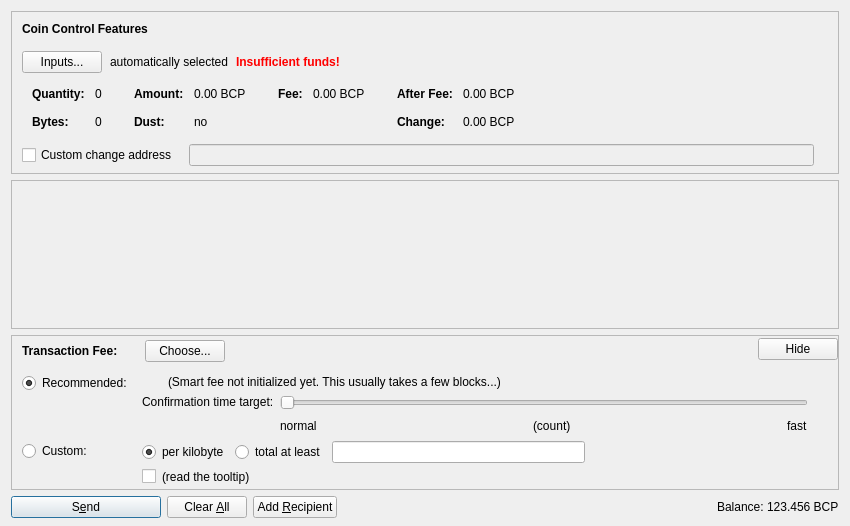
<?xml version="1.0" encoding="UTF-8"?>
<ui version="4.0">
 <class>SendCoinsDialog</class>
 <widget class="QDialog" name="SendCoinsDialog">
  <property name="geometry">
   <rect>
    <x>0</x>
    <y>0</y>
    <width>850</width>
    <height>526</height>
   </rect>
  </property>
  <property name="windowTitle">
   <string>Send Coins</string>
  </property>
  <layout class="QVBoxLayout" name="verticalLayout" stretch="0,1,0,0">
   <property name="bottomMargin">
    <number>8</number>
   </property>
   <item>
    <widget class="QFrame" name="frameCoinControl">
     <property name="sizePolicy">
      <sizepolicy hsizetype="Expanding" vsizetype="Expanding">
       <horstretch>0</horstretch>
       <verstretch>0</verstretch>
      </sizepolicy>
     </property>
     <property name="maximumSize">
      <size>
       <width>16777215</width>
       <height>16777215</height>
      </size>
     </property>
     <property name="frameShape">
      <enum>QFrame::StyledPanel</enum>
     </property>
     <property name="frameShadow">
      <enum>QFrame::Sunken</enum>
     </property>
     <layout class="QVBoxLayout" name="verticalLayoutCoinControl2">
      <property name="spacing">
       <number>0</number>
      </property>
      <property name="leftMargin">
       <number>0</number>
      </property>
      <property name="topMargin">
       <number>0</number>
      </property>
      <property name="rightMargin">
       <number>0</number>
      </property>
      <property name="bottomMargin">
       <number>6</number>
      </property>
      <item>
       <layout class="QVBoxLayout" name="verticalLayoutCoinControl" stretch="0,0,0,0,1">
        <property name="spacing">
         <number>0</number>
        </property>
        <property name="leftMargin">
         <number>10</number>
        </property>
        <property name="topMargin">
         <number>10</number>
        </property>
        <item>
         <layout class="QHBoxLayout" name="horizontalLayoutCoinControl1">
          <property name="bottomMargin">
           <number>15</number>
          </property>
          <item>
           <widget class="QLabel" name="labelCoinControlFeatures">
            <property name="sizePolicy">
             <sizepolicy hsizetype="Preferred" vsizetype="Maximum">
              <horstretch>0</horstretch>
              <verstretch>0</verstretch>
             </sizepolicy>
            </property>
            <property name="font">
             <font>
              <weight>75</weight>
              <bold>true</bold>
             </font>
            </property>
            <property name="styleSheet">
             <string notr="true">font-weight:bold;</string>
            </property>
            <property name="text">
             <string>Coin Control Features</string>
            </property>
           </widget>
          </item>
         </layout>
        </item>
        <item>
         <layout class="QHBoxLayout" name="horizontalLayoutCoinControl2" stretch="0,0,0,0">
          <property name="spacing">
           <number>8</number>
          </property>
          <property name="bottomMargin">
           <number>10</number>
          </property>
          <item>
           <widget class="QPushButton" name="pushButtonCoinControl">
            <property name="styleSheet">
             <string notr="true"/>
            </property>
            <property name="text">
             <string>Inputs...</string>
            </property>
            <property name="autoDefault">
             <bool>false</bool>
            </property>
           </widget>
          </item>
          <item>
           <widget class="QLabel" name="labelCoinControlAutomaticallySelected">
            <property name="text">
             <string>automatically selected</string>
            </property>
            <property name="margin">
             <number>5</number>
            </property>
           </widget>
          </item>
          <item>
           <widget class="QLabel" name="labelCoinControlInsuffFunds">
            <property name="font">
             <font>
              <weight>75</weight>
              <bold>true</bold>
             </font>
            </property>
            <property name="styleSheet">
             <string notr="true">color:red;font-weight:bold;</string>
            </property>
            <property name="text">
             <string>Insufficient funds!</string>
            </property>
            <property name="margin">
             <number>5</number>
            </property>
           </widget>
          </item>
          <item>
           <spacer name="horizontalSpacerCoinControl">
            <property name="orientation">
             <enum>Qt::Horizontal</enum>
            </property>
            <property name="sizeHint" stdset="0">
             <size>
              <width>40</width>
              <height>1</height>
             </size>
            </property>
           </spacer>
          </item>
         </layout>
        </item>
        <item>
         <widget class="QWidget" name="widgetCoinControl" native="true">
          <property name="sizePolicy">
           <sizepolicy hsizetype="Preferred" vsizetype="Preferred">
            <horstretch>0</horstretch>
            <verstretch>0</verstretch>
           </sizepolicy>
          </property>
          <property name="minimumSize">
           <size>
            <width>0</width>
            <height>0</height>
           </size>
          </property>
          <property name="styleSheet">
           <string notr="true"/>
          </property>
          <layout class="QHBoxLayout" name="horizontalLayoutCoinControl5">
           <property name="leftMargin">
            <number>0</number>
           </property>
           <property name="topMargin">
            <number>0</number>
           </property>
           <property name="rightMargin">
            <number>0</number>
           </property>
           <property name="bottomMargin">
            <number>0</number>
           </property>
           <item>
            <layout class="QHBoxLayout" name="horizontalLayoutCoinControl3" stretch="0,0,0,1">
             <property name="spacing">
              <number>20</number>
             </property>
             <property name="topMargin">
              <number>0</number>
             </property>
             <property name="bottomMargin">
              <number>10</number>
             </property>
             <item>
              <layout class="QFormLayout" name="formLayoutCoinControl1">
               <property name="horizontalSpacing">
                <number>10</number>
               </property>
               <property name="verticalSpacing">
                <number>14</number>
               </property>
               <property name="leftMargin">
                <number>10</number>
               </property>
               <property name="topMargin">
                <number>4</number>
               </property>
               <property name="rightMargin">
                <number>6</number>
               </property>
               <item row="0" column="0">
                <widget class="QLabel" name="labelCoinControlQuantityText">
                 <property name="font">
                  <font>
                   <weight>75</weight>
                   <bold>true</bold>
                  </font>
                 </property>
                 <property name="text">
                  <string>Quantity:</string>
                 </property>
                 <property name="margin">
                  <number>0</number>
                 </property>
                </widget>
               </item>
               <item row="0" column="1">
                <widget class="QLabel" name="labelCoinControlQuantity">
                 <property name="cursor">
                  <cursorShape>IBeamCursor</cursorShape>
                 </property>
                 <property name="contextMenuPolicy">
                  <enum>Qt::ActionsContextMenu</enum>
                 </property>
                 <property name="text">
                  <string notr="true">0</string>
                 </property>
                 <property name="margin">
                  <number>0</number>
                 </property>
                 <property name="textInteractionFlags">
                  <set>Qt::LinksAccessibleByMouse|Qt::TextSelectableByKeyboard|Qt::TextSelectableByMouse</set>
                 </property>
                </widget>
               </item>
               <item row="1" column="0">
                <widget class="QLabel" name="labelCoinControlBytesText">
                 <property name="font">
                  <font>
                   <weight>75</weight>
                   <bold>true</bold>
                  </font>
                 </property>
                 <property name="text">
                  <string>Bytes:</string>
                 </property>
                </widget>
               </item>
               <item row="1" column="1">
                <widget class="QLabel" name="labelCoinControlBytes">
                 <property name="cursor">
                  <cursorShape>IBeamCursor</cursorShape>
                 </property>
                 <property name="contextMenuPolicy">
                  <enum>Qt::ActionsContextMenu</enum>
                 </property>
                 <property name="text">
                  <string notr="true">0</string>
                 </property>
                 <property name="textInteractionFlags">
                  <set>Qt::LinksAccessibleByMouse|Qt::TextSelectableByKeyboard|Qt::TextSelectableByMouse</set>
                 </property>
                </widget>
               </item>
              </layout>
             </item>
             <item>
              <layout class="QFormLayout" name="formLayoutCoinControl2">
               <property name="horizontalSpacing">
                <number>10</number>
               </property>
               <property name="verticalSpacing">
                <number>14</number>
               </property>
               <property name="leftMargin">
                <number>6</number>
               </property>
               <property name="topMargin">
                <number>4</number>
               </property>
               <property name="rightMargin">
                <number>6</number>
               </property>
               <item row="0" column="0">
                <widget class="QLabel" name="labelCoinControlAmountText">
                 <property name="font">
                  <font>
                   <weight>75</weight>
                   <bold>true</bold>
                  </font>
                 </property>
                 <property name="text">
                  <string>Amount:</string>
                 </property>
                 <property name="margin">
                  <number>0</number>
                 </property>
                </widget>
               </item>
               <item row="0" column="1">
                <widget class="QLabel" name="labelCoinControlAmount">
                 <property name="cursor">
                  <cursorShape>IBeamCursor</cursorShape>
                 </property>
                 <property name="contextMenuPolicy">
                  <enum>Qt::ActionsContextMenu</enum>
                 </property>
                 <property name="text">
                  <string notr="true">0.00 BCP</string>
                 </property>
                 <property name="textInteractionFlags">
                  <set>Qt::LinksAccessibleByMouse|Qt::TextSelectableByKeyboard|Qt::TextSelectableByMouse</set>
                 </property>
                </widget>
               </item>
               <item row="1" column="0">
                <widget class="QLabel" name="labelCoinControlLowOutputText">
                 <property name="font">
                  <font>
                   <weight>75</weight>
                   <bold>true</bold>
                  </font>
                 </property>
                 <property name="text">
                  <string>Dust:</string>
                 </property>
                </widget>
               </item>
               <item row="1" column="1">
                <widget class="QLabel" name="labelCoinControlLowOutput">
                 <property name="cursor">
                  <cursorShape>IBeamCursor</cursorShape>
                 </property>
                 <property name="contextMenuPolicy">
                  <enum>Qt::ActionsContextMenu</enum>
                 </property>
                 <property name="text">
                  <string notr="true">no</string>
                 </property>
                 <property name="textInteractionFlags">
                  <set>Qt::LinksAccessibleByMouse|Qt::TextSelectableByKeyboard|Qt::TextSelectableByMouse</set>
                 </property>
                </widget>
               </item>
              </layout>
             </item>
             <item>
              <layout class="QFormLayout" name="formLayoutCoinControl3">
               <property name="horizontalSpacing">
                <number>10</number>
               </property>
               <property name="verticalSpacing">
                <number>14</number>
               </property>
               <property name="leftMargin">
                <number>6</number>
               </property>
               <property name="topMargin">
                <number>4</number>
               </property>
               <property name="rightMargin">
                <number>6</number>
               </property>
               <item row="0" column="0">
                <widget class="QLabel" name="labelCoinControlFeeText">
                 <property name="font">
                  <font>
                   <weight>75</weight>
                   <bold>true</bold>
                  </font>
                 </property>
                 <property name="text">
                  <string>Fee:</string>
                 </property>
                 <property name="margin">
                  <number>0</number>
                 </property>
                </widget>
               </item>
               <item row="0" column="1">
                <widget class="QLabel" name="labelCoinControlFee">
                 <property name="cursor">
                  <cursorShape>IBeamCursor</cursorShape>
                 </property>
                 <property name="contextMenuPolicy">
                  <enum>Qt::ActionsContextMenu</enum>
                 </property>
                 <property name="text">
                  <string notr="true">0.00 BCP</string>
                 </property>
                 <property name="textInteractionFlags">
                  <set>Qt::LinksAccessibleByMouse|Qt::TextSelectableByKeyboard|Qt::TextSelectableByMouse</set>
                 </property>
                </widget>
               </item>
              </layout>
             </item>
             <item>
              <layout class="QFormLayout" name="formLayoutCoinControl4">
               <property name="horizontalSpacing">
                <number>10</number>
               </property>
               <property name="verticalSpacing">
                <number>14</number>
               </property>
               <property name="leftMargin">
                <number>6</number>
               </property>
               <property name="topMargin">
                <number>4</number>
               </property>
               <property name="rightMargin">
                <number>6</number>
               </property>
               <item row="0" column="0">
                <widget class="QLabel" name="labelCoinControlAfterFeeText">
                 <property name="font">
                  <font>
                   <weight>75</weight>
                   <bold>true</bold>
                  </font>
                 </property>
                 <property name="text">
                  <string>After Fee:</string>
                 </property>
                 <property name="margin">
                  <number>0</number>
                 </property>
                </widget>
               </item>
               <item row="0" column="1">
                <widget class="QLabel" name="labelCoinControlAfterFee">
                 <property name="cursor">
                  <cursorShape>IBeamCursor</cursorShape>
                 </property>
                 <property name="contextMenuPolicy">
                  <enum>Qt::ActionsContextMenu</enum>
                 </property>
                 <property name="text">
                  <string notr="true">0.00 BCP</string>
                 </property>
                 <property name="textInteractionFlags">
                  <set>Qt::LinksAccessibleByMouse|Qt::TextSelectableByKeyboard|Qt::TextSelectableByMouse</set>
                 </property>
                </widget>
               </item>
               <item row="1" column="0">
                <widget class="QLabel" name="labelCoinControlChangeText">
                 <property name="font">
                  <font>
                   <weight>75</weight>
                   <bold>true</bold>
                  </font>
                 </property>
                 <property name="text">
                  <string>Change:</string>
                 </property>
                </widget>
               </item>
               <item row="1" column="1">
                <widget class="QLabel" name="labelCoinControlChange">
                 <property name="cursor">
                  <cursorShape>IBeamCursor</cursorShape>
                 </property>
                 <property name="contextMenuPolicy">
                  <enum>Qt::ActionsContextMenu</enum>
                 </property>
                 <property name="text">
                  <string notr="true">0.00 BCP</string>
                 </property>
                 <property name="textInteractionFlags">
                  <set>Qt::LinksAccessibleByMouse|Qt::TextSelectableByKeyboard|Qt::TextSelectableByMouse</set>
                 </property>
                </widget>
               </item>
              </layout>
             </item>
            </layout>
           </item>
          </layout>
         </widget>
        </item>
        <item>
         <layout class="QHBoxLayout" name="horizontalLayoutCoinControl4" stretch="0,0,0">
          <property name="spacing">
           <number>12</number>
          </property>
          <property name="sizeConstraint">
           <enum>QLayout::SetDefaultConstraint</enum>
          </property>
          <property name="topMargin">
           <number>5</number>
          </property>
          <property name="rightMargin">
           <number>5</number>
          </property>
          <item>
           <widget class="QCheckBox" name="checkBoxCoinControlChange">
            <property name="toolTip">
             <string>If this is activated, but the change address is empty or invalid, change will be sent to a newly generated address.</string>
            </property>
            <property name="text">
             <string>Custom change address</string>
            </property>
           </widget>
          </item>
          <item>
           <widget class="QValidatedLineEdit" name="lineEditCoinControlChange">
            <property name="enabled">
             <bool>false</bool>
            </property>
            <property name="sizePolicy">
             <sizepolicy hsizetype="Expanding" vsizetype="Fixed">
              <horstretch>0</horstretch>
              <verstretch>0</verstretch>
             </sizepolicy>
            </property>
           </widget>
          </item>
          <item>
           <widget class="QLabel" name="labelCoinControlChangeLabel">
            <property name="sizePolicy">
             <sizepolicy hsizetype="Preferred" vsizetype="Expanding">
              <horstretch>0</horstretch>
              <verstretch>0</verstretch>
             </sizepolicy>
            </property>
            <property name="minimumSize">
             <size>
              <width>0</width>
              <height>0</height>
             </size>
            </property>
            <property name="text">
             <string/>
            </property>
            <property name="margin">
             <number>3</number>
            </property>
           </widget>
          </item>
         </layout>
        </item>
        <item>
         <spacer name="verticalSpacerCoinControl">
          <property name="orientation">
           <enum>Qt::Vertical</enum>
          </property>
          <property name="sizeHint" stdset="0">
           <size>
            <width>800</width>
            <height>1</height>
           </size>
          </property>
         </spacer>
        </item>
       </layout>
      </item>
     </layout>
    </widget>
   </item>
   <item>
    <widget class="QScrollArea" name="scrollArea">
     <property name="widgetResizable">
      <bool>true</bool>
     </property>
     <widget class="QWidget" name="scrollAreaWidgetContents">
      <property name="geometry">
       <rect>
        <x>0</x>
        <y>0</y>
        <width>830</width>
        <height>104</height>
       </rect>
      </property>
      <layout class="QVBoxLayout" name="verticalLayout_2" stretch="0,1">
       <property name="leftMargin">
        <number>0</number>
       </property>
       <property name="topMargin">
        <number>0</number>
       </property>
       <property name="rightMargin">
        <number>0</number>
       </property>
       <property name="bottomMargin">
        <number>0</number>
       </property>
       <item>
        <layout class="QVBoxLayout" name="entries">
         <property name="spacing">
          <number>6</number>
         </property>
        </layout>
       </item>
       <item>
        <spacer name="verticalSpacer">
         <property name="orientation">
          <enum>Qt::Vertical</enum>
         </property>
         <property name="sizeHint" stdset="0">
          <size>
           <width>20</width>
           <height>40</height>
          </size>
         </property>
        </spacer>
       </item>
      </layout>
     </widget>
    </widget>
   </item>
   <item>
    <widget class="QFrame" name="frameFee">
     <property name="sizePolicy">
      <sizepolicy hsizetype="Expanding" vsizetype="Expanding">
       <horstretch>0</horstretch>
       <verstretch>0</verstretch>
      </sizepolicy>
     </property>
     <property name="maximumSize">
      <size>
       <width>16777215</width>
       <height>16777215</height>
      </size>
     </property>
     <property name="frameShape">
      <enum>QFrame::StyledPanel</enum>
     </property>
     <property name="frameShadow">
      <enum>QFrame::Sunken</enum>
     </property>
     <layout class="QVBoxLayout" name="verticalLayoutFee1">
      <property name="spacing">
       <number>0</number>
      </property>
      <property name="leftMargin">
       <number>0</number>
      </property>
      <property name="topMargin">
       <number>0</number>
      </property>
      <property name="rightMargin">
       <number>0</number>
      </property>
      <property name="bottomMargin">
       <number>0</number>
      </property>
      <item>
       <layout class="QVBoxLayout" name="verticalLayoutFee2" stretch="0,0,0">
        <property name="spacing">
         <number>0</number>
        </property>
        <property name="leftMargin">
         <number>10</number>
        </property>
        <property name="topMargin">
         <number>0</number>
        </property>
        <item>
         <layout class="QHBoxLayout" name="horizontalLayoutFee1">
          <property name="bottomMargin">
           <number>0</number>
          </property>
          <item>
           <layout class="QVBoxLayout" name="verticalLayoutFee7">
            <property name="spacing">
             <number>0</number>
            </property>
            <item>
             <spacer name="verticalSpacerSmartFee">
              <property name="orientation">
               <enum>Qt::Vertical</enum>
              </property>
              <property name="sizeType">
               <enum>QSizePolicy::Fixed</enum>
              </property>
              <property name="sizeHint" stdset="0">
               <size>
                <width>1</width>
                <height>4</height>
               </size>
              </property>
             </spacer>
            </item>
            <item>
             <layout class="QHBoxLayout" name="horizontalLayoutSmartFee">
              <property name="spacing">
               <number>10</number>
              </property>
              <item>
               <widget class="QLabel" name="labelFeeHeadline">
                <property name="sizePolicy">
                 <sizepolicy hsizetype="Preferred" vsizetype="Maximum">
                  <horstretch>0</horstretch>
                  <verstretch>0</verstretch>
                 </sizepolicy>
                </property>
                <property name="font">
                 <font>
                  <weight>75</weight>
                  <bold>true</bold>
                 </font>
                </property>
                <property name="styleSheet">
                 <string notr="true">font-weight:bold;</string>
                </property>
                <property name="text">
                 <string>Transaction Fee:</string>
                </property>
               </widget>
              </item>
              <item>
               <widget class="QLabel" name="labelFeeMinimized">
                <property name="text">
                 <string/>
                </property>
               </widget>
              </item>
              <item>
               <widget class="QPushButton" name="buttonChooseFee">
                <property name="text">
                 <string>Choose...</string>
                </property>
               </widget>
              </item>
             </layout>
            </item>
            <item>
             <spacer name="verticalSpacer_5">
              <property name="orientation">
               <enum>Qt::Vertical</enum>
              </property>
              <property name="sizeHint" stdset="0">
               <size>
                <width>1</width>
                <height>1</height>
               </size>
              </property>
             </spacer>
            </item>
           </layout>
          </item>
          <item>
           <spacer name="horizontalSpacer_4">
            <property name="orientation">
             <enum>Qt::Horizontal</enum>
            </property>
            <property name="sizeHint" stdset="0">
             <size>
              <width>40</width>
              <height>20</height>
             </size>
            </property>
           </spacer>
          </item>
          <item>
           <widget class="QPushButton" name="buttonMinimizeFee">
            <property name="toolTip">
             <string>collapse fee-settings</string>
            </property>
            <property name="text">
             <string>Hide</string>
            </property>
           </widget>
          </item>
         </layout>
        </item>
        <item>
         <widget class="QFrame" name="frameFeeSelection">
          <layout class="QVBoxLayout" name="verticalLayoutFee12">
           <property name="spacing">
            <number>0</number>
           </property>
           <property name="leftMargin">
            <number>0</number>
           </property>
           <property name="topMargin">
            <number>0</number>
           </property>
           <property name="rightMargin">
            <number>0</number>
           </property>
           <property name="bottomMargin">
            <number>0</number>
           </property>
           <item>
            <layout class="QGridLayout" name="gridLayoutFee">
             <property name="topMargin">
              <number>10</number>
             </property>
             <property name="bottomMargin">
              <number>4</number>
             </property>
             <property name="horizontalSpacing">
              <number>10</number>
             </property>
             <property name="verticalSpacing">
              <number>4</number>
             </property>
             <item row="1" column="1">
              <layout class="QVBoxLayout" name="verticalLayoutFee8">
               <property name="spacing">
                <number>6</number>
               </property>
               <item>
                <layout class="QHBoxLayout" name="horizontalLayoutFee13">
                 <item>
                  <widget class="QRadioButton" name="radioCustomPerKilobyte">
                   <property name="toolTip">
                    <string>If the custom fee is set to 1000 satoshis and the transaction is only 250 bytes, then &quot;per kilobyte&quot; only pays 250 satoshis in fee, while &quot;total at least&quot; pays 1000 satoshis. For transactions bigger than a kilobyte both pay by kilobyte.</string>
                   </property>
                   <property name="text">
                    <string>per kilobyte</string>
                   </property>
                   <property name="checked">
                    <bool>true</bool>
                   </property>
                   <attribute name="buttonGroup">
                    <string notr="true">groupCustomFee</string>
                   </attribute>
                  </widget>
                 </item>
                 <item>
                  <widget class="QRadioButton" name="radioCustomAtLeast">
                   <property name="toolTip">
                    <string>If the custom fee is set to 1000 satoshis and the transaction is only 250 bytes, then &quot;per kilobyte&quot; only pays 250 satoshis in fee, while &quot;total at least&quot; pays 1000 satoshis. For transactions bigger than a kilobyte both pay by kilobyte.</string>
                   </property>
                   <property name="text">
                    <string>total at least</string>
                   </property>
                   <attribute name="buttonGroup">
                    <string notr="true">groupCustomFee</string>
                   </attribute>
                  </widget>
                 </item>
                 <item>
                  <widget class="BitcoinAmountField" name="customFee"/>
                 </item>
                 <item>
                  <spacer name="horizontalSpacer_6">
                   <property name="orientation">
                    <enum>Qt::Horizontal</enum>
                   </property>
                   <property name="sizeHint" stdset="0">
                    <size>
                     <width>1</width>
                     <height>1</height>
                    </size>
                   </property>
                  </spacer>
                 </item>
                </layout>
               </item>
               <item>
                <layout class="QHBoxLayout" name="horizontalLayoutFee8">
                 <item>
                  <widget class="QCheckBox" name="checkBoxMinimumFee">
                   <property name="toolTip">
                    <string>Paying only the minimum fee is just fine as long as there is less transaction volume than space in the blocks. But be aware that this can end up in a never confirming transaction once there is more demand for bitcoin transactions than the network can process.</string>
                   </property>
                   <property name="text">
                    <string/>
                   </property>
                  </widget>
                 </item>
                 <item>
                  <widget class="QLabel" name="labelMinFeeWarning">
                   <property name="enabled">
                    <bool>true</bool>
                   </property>
                   <property name="toolTip">
                    <string>Paying only the minimum fee is just fine as long as there is less transaction volume than space in the blocks. But be aware that this can end up in a never confirming transaction once there is more demand for bitcoin transactions than the network can process.</string>
                   </property>
                   <property name="text">
                    <string>(read the tooltip)</string>
                   </property>
                   <property name="margin">
                    <number>5</number>
                   </property>
                  </widget>
                 </item>
                 <item>
                  <spacer name="horizontalSpacer_2">
                   <property name="orientation">
                    <enum>Qt::Horizontal</enum>
                   </property>
                   <property name="sizeHint" stdset="0">
                    <size>
                     <width>1</width>
                     <height>1</height>
                    </size>
                   </property>
                  </spacer>
                 </item>
                </layout>
               </item>
              </layout>
             </item>
             <item row="0" column="0">
              <layout class="QVBoxLayout" name="verticalLayoutFee4" stretch="0,1">
               <item>
                <widget class="QRadioButton" name="radioSmartFee">
                 <property name="text">
                  <string>Recommended:</string>
                 </property>
                 <property name="checked">
                  <bool>true</bool>
                 </property>
                 <attribute name="buttonGroup">
                  <string notr="true">groupFee</string>
                 </attribute>
                </widget>
               </item>
               <item>
                <spacer name="verticalSpacer_2">
                 <property name="orientation">
                  <enum>Qt::Vertical</enum>
                 </property>
                 <property name="sizeHint" stdset="0">
                  <size>
                   <width>1</width>
                   <height>1</height>
                  </size>
                 </property>
                </spacer>
               </item>
              </layout>
             </item>
             <item row="1" column="0">
              <layout class="QVBoxLayout" name="verticalLayoutFee9" stretch="0,1">
               <item>
                <widget class="QRadioButton" name="radioCustomFee">
                 <property name="text">
                  <string>Custom:</string>
                 </property>
                 <attribute name="buttonGroup">
                  <string notr="true">groupFee</string>
                 </attribute>
                </widget>
               </item>
               <item>
                <spacer name="verticalSpacer_6">
                 <property name="orientation">
                  <enum>Qt::Vertical</enum>
                 </property>
                 <property name="sizeHint" stdset="0">
                  <size>
                   <width>1</width>
                   <height>1</height>
                  </size>
                 </property>
                </spacer>
               </item>
              </layout>
             </item>
             <item row="0" column="1">
              <layout class="QVBoxLayout" name="verticalLayoutFee3" stretch="0,0,1">
               <property name="spacing">
                <number>6</number>
               </property>
               <property name="topMargin">
                <number>2</number>
               </property>
               <item>
                <layout class="QHBoxLayout" name="horizontalLayoutFee12">
                 <item>
                  <widget class="QLabel" name="labelSmartFee">
                   <property name="text">
                    <string/>
                   </property>
                   <property name="margin">
                    <number>2</number>
                   </property>
                  </widget>
                 </item>
                 <item>
                  <widget class="QLabel" name="labelFeeEstimation">
                   <property name="text">
                    <string/>
                   </property>
                  </widget>
                 </item>
                 <item>
                  <widget class="QLabel" name="labelSmartFee2">
                   <property name="text">
                    <string>(Smart fee not initialized yet. This usually takes a few blocks...)</string>
                   </property>
                   <property name="margin">
                    <number>2</number>
                   </property>
                  </widget>
                 </item>
                 <item>
                  <spacer name="horizontalSpacer_5">
                   <property name="orientation">
                    <enum>Qt::Horizontal</enum>
                   </property>
                   <property name="sizeHint" stdset="0">
                    <size>
                     <width>1</width>
                     <height>1</height>
                    </size>
                   </property>
                  </spacer>
                 </item>
                </layout>
               </item>
               <item>
                <layout class="QHBoxLayout" name="horizontalLayoutFee9">
                 <item>
                  <layout class="QVBoxLayout" name="verticalLayoutFee6">
                   <item>
                    <widget class="QLabel" name="labelSmartFee3">
                     <property name="text">
                      <string>Confirmation time target:</string>
                     </property>
                     <property name="margin">
                      <number>2</number>
                     </property>
                    </widget>
                   </item>
                   <item>
                    <spacer name="verticalSpacer_3">
                     <property name="orientation">
                      <enum>Qt::Vertical</enum>
                     </property>
                     <property name="sizeHint" stdset="0">
                      <size>
                       <width>1</width>
                       <height>1</height>
                      </size>
                     </property>
                    </spacer>
                   </item>
                  </layout>
                 </item>
                 <item>
                  <layout class="QVBoxLayout" name="verticalLayoutFee5">
                   <property name="rightMargin">
                    <number>30</number>
                   </property>
                   <item>
                    <widget class="QSlider" name="sliderSmartFee">
                     <property name="minimum">
                      <number>0</number>
                     </property>
                     <property name="maximum">
                      <number>23</number>
                     </property>
                     <property name="pageStep">
                      <number>1</number>
                     </property>
                     <property name="value">
                      <number>0</number>
                     </property>
                     <property name="orientation">
                      <enum>Qt::Horizontal</enum>
                     </property>
                     <property name="invertedAppearance">
                      <bool>false</bool>
                     </property>
                     <property name="invertedControls">
                      <bool>false</bool>
                     </property>
                     <property name="tickPosition">
                      <enum>QSlider::NoTicks</enum>
                     </property>
                    </widget>
                   </item>
                   <item>
                    <layout class="QHBoxLayout" name="horizontalLayoutFee10">
                     <item>
                      <widget class="QLabel" name="labelSmartFeeNormal">
                       <property name="text">
                        <string>normal</string>
                       </property>
                      </widget>
                     </item>
                     <item>
                      <spacer name="horizontalSpacer_7">
                       <property name="orientation">
                        <enum>Qt::Horizontal</enum>
                       </property>
                       <property name="sizeHint" stdset="0">
                        <size>
                         <width>40</width>
                         <height>20</height>
                        </size>
                       </property>
                      </spacer>
                     </item>
                     <item>
                      <widget class="QLabel" name="confirmationTargetLabel">
                       <property name="text">
                        <string notr="true">(count)</string>
                       </property>
                      </widget>
                     </item>
                     <item>
                      <spacer name="horizontalSpacer_3">
                       <property name="orientation">
                        <enum>Qt::Horizontal</enum>
                       </property>
                       <property name="sizeHint" stdset="0">
                        <size>
                         <width>40</width>
                         <height>20</height>
                        </size>
                       </property>
                      </spacer>
                     </item>
                     <item>
                      <widget class="QLabel" name="labelSmartFeeFast">
                       <property name="text">
                        <string>fast</string>
                       </property>
                      </widget>
                     </item>
                    </layout>
                   </item>
                  </layout>
                 </item>
                </layout>
               </item>
               <item>
                <spacer name="verticalSpacer_4">
                 <property name="orientation">
                  <enum>Qt::Vertical</enum>
                 </property>
                 <property name="sizeHint" stdset="0">
                  <size>
                   <width>1</width>
                   <height>1</height>
                  </size>
                 </property>
                </spacer>
               </item>
              </layout>
             </item>
            </layout>
           </item>
          </layout>
         </widget>
        </item>
        <item>
         <spacer name="verticalSpacerFee">
          <property name="orientation">
           <enum>Qt::Vertical</enum>
          </property>
          <property name="sizeHint" stdset="0">
           <size>
            <width>800</width>
            <height>1</height>
           </size>
          </property>
         </spacer>
        </item>
       </layout>
      </item>
     </layout>
    </widget>
   </item>
   <item>
    <layout class="QHBoxLayout" name="horizontalLayout">
     <item>
      <widget class="QPushButton" name="sendButton">
       <property name="minimumSize">
        <size>
         <width>150</width>
         <height>0</height>
        </size>
       </property>
       <property name="toolTip">
        <string>Confirm the send action</string>
       </property>
       <property name="text">
        <string>S&amp;end</string>
       </property>
       <property name="icon">
        <iconset resource="../bitcoin.qrc">
         <normaloff>:/icons/send</normaloff>:/icons/send</iconset>
       </property>
       <property name="autoDefault">
        <bool>false</bool>
       </property>
       <property name="default">
        <bool>true</bool>
       </property>
      </widget>
     </item>
     <item>
      <widget class="QPushButton" name="clearButton">
       <property name="sizePolicy">
        <sizepolicy hsizetype="Minimum" vsizetype="Fixed">
         <horstretch>0</horstretch>
         <verstretch>0</verstretch>
        </sizepolicy>
       </property>
       <property name="toolTip">
        <string>Clear all fields of the form.</string>
       </property>
       <property name="text">
        <string>Clear &amp;All</string>
       </property>
       <property name="icon">
        <iconset resource="../bitcoin.qrc">
         <normaloff>:/icons/remove</normaloff>:/icons/remove</iconset>
       </property>
       <property name="autoDefault">
        <bool>false</bool>
       </property>
      </widget>
     </item>
     <item>
      <widget class="QPushButton" name="addButton">
       <property name="toolTip">
        <string>Send to multiple recipients at once</string>
       </property>
       <property name="text">
        <string>Add &amp;Recipient</string>
       </property>
       <property name="icon">
        <iconset resource="../bitcoin.qrc">
         <normaloff>:/icons/add</normaloff>:/icons/add</iconset>
       </property>
       <property name="autoDefault">
        <bool>false</bool>
       </property>
      </widget>
     </item>
     <item>
      <spacer name="horizontalSpacer">
       <property name="orientation">
        <enum>Qt::Horizontal</enum>
       </property>
       <property name="sizeHint" stdset="0">
        <size>
         <width>40</width>
         <height>20</height>
        </size>
       </property>
      </spacer>
     </item>
     <item>
      <layout class="QHBoxLayout" name="horizontalLayout_2">
       <property name="spacing">
        <number>3</number>
       </property>
       <item>
        <widget class="QLabel" name="label">
         <property name="sizePolicy">
          <sizepolicy hsizetype="Preferred" vsizetype="Fixed">
           <horstretch>0</horstretch>
           <verstretch>0</verstretch>
          </sizepolicy>
         </property>
         <property name="text">
          <string>Balance:</string>
         </property>
        </widget>
       </item>
       <item>
        <widget class="QLabel" name="labelBalance">
         <property name="sizePolicy">
          <sizepolicy hsizetype="Preferred" vsizetype="Fixed">
           <horstretch>0</horstretch>
           <verstretch>0</verstretch>
          </sizepolicy>
         </property>
         <property name="cursor">
          <cursorShape>IBeamCursor</cursorShape>
         </property>
         <property name="text">
          <string notr="true">123.456 BCP</string>
         </property>
         <property name="textInteractionFlags">
          <set>Qt::LinksAccessibleByMouse|Qt::TextSelectableByKeyboard|Qt::TextSelectableByMouse</set>
         </property>
        </widget>
       </item>
      </layout>
     </item>
    </layout>
   </item>
  </layout>
 </widget>
 <customwidgets>
  <customwidget>
   <class>QValidatedLineEdit</class>
   <extends>QLineEdit</extends>
   <header>qvalidatedlineedit.h</header>
  </customwidget>
  <customwidget>
   <class>BitcoinAmountField</class>
   <extends>QLineEdit</extends>
   <header>bitcoinamountfield.h</header>
   <container>1</container>
  </customwidget>
 </customwidgets>
 <resources>
  <include location="../bitcoin.qrc"/>
 </resources>
 <connections/>
 <buttongroups>
  <buttongroup name="groupFee"/>
  <buttongroup name="groupCustomFee"/>
 </buttongroups>
</ui>
